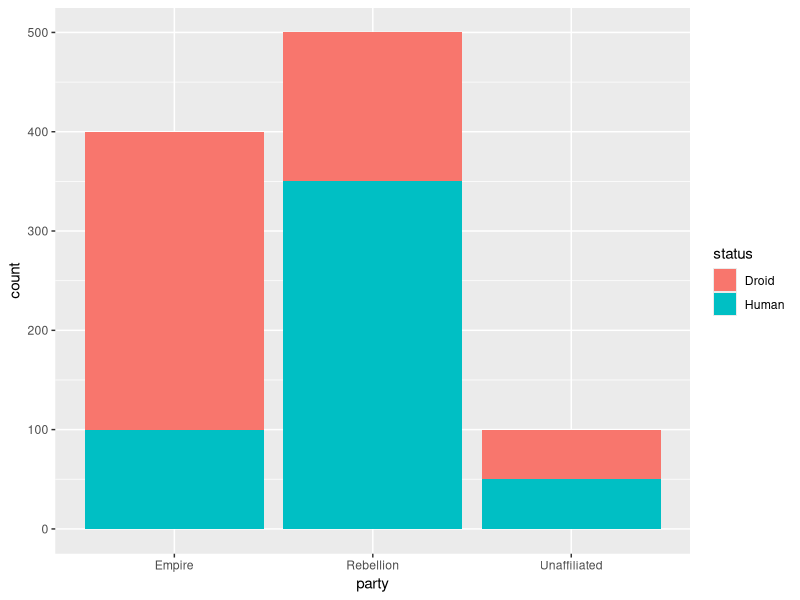

Recreate this plot in R.
## ---- chunk 1
#| label: fig-collapsible2
#| fig-cap: "Stacked bar chart"
#| echo: false
library(ggplot2)

party = rep(c("Empire", "Rebellion", "Unaffiliated"), times = c(400, 500, 100))

emp = rep(c("Human", "Droid"), times = c(100, 300))
reb = rep(c("Human", "Droid"), times = c(350, 150))
unf = rep(c("Human", "Droid"), times = c(50, 50))

dat = data.frame(
  status = c(emp, reb, unf),
  party = party
)

ggplot(dat, aes(x = party, fill = status)) +
  geom_bar()
